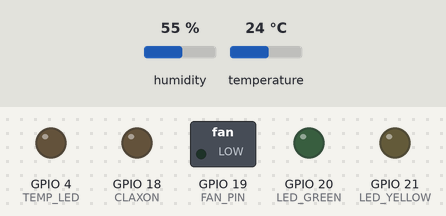
Simulated run of this program. Board: Raspberry Pi (BCM pin numbers). Parts: switched loads named in the program (green lamp = pin HIGH), output pins drawn as LEDs (lit = HIGH). The inputs (shaded band) are chosen by the test bench; at power-on: temperature 24 °C, humidity 55 %. Databases and web services accept everything at once and return nothing; threads take turns every 2 ms; what the program prints to the terminal is not drawn.

Above: at 1.2 s.
1.3 s: temperature set to 28 °C
At 7.3 s:
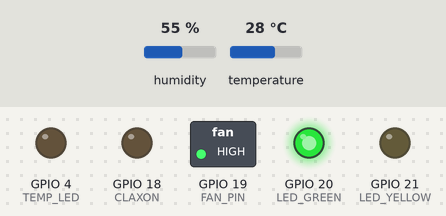
14.5 s: temperature set to 25.5 °C
18.0 s: temperature set to 24.6 °C
At 18.9 s:
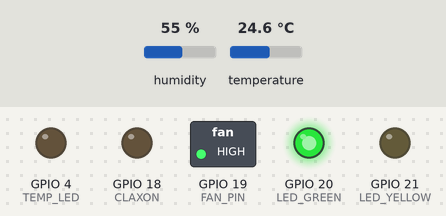
19.5 s: temperature set to 22.5 °C
23.2 s: temperature set to 21.4 °C
At 27.4 s:
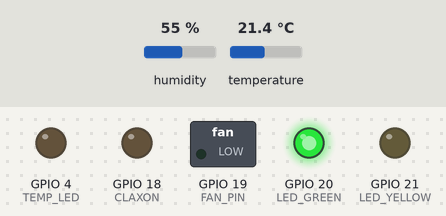
Timing chart, 0 to 28.5 s (numbered marks = the images above; inputs shaded):
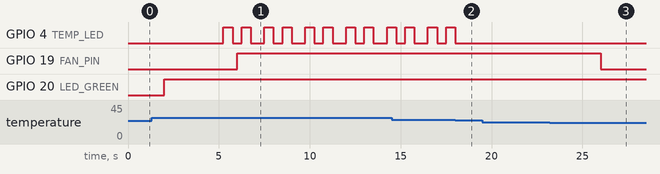

The program:

Raspberry_code.py
```python
# -------------------------------
# 센서 및 DB 연동 기반 IoT 제어 서버
# Raspberry Pi + Flask + MySQL
# -------------------------------

import threading  # 스레드 사용을 위한 모듈
import time        # 시간 제어를 위한 모듈
import RPi.GPIO as GPIO  # 라즈베리파이 GPIO 제어
import board       # 보드 핀 지정용
import adafruit_dht as DHT  # 온습도 센서 라이브러리
import pymysql     # MySQL 연동 모듈
from flask import Flask, jsonify, request  # Flask 웹서버 모듈

# 공유 데이터 변수: 온도, 습도
shared_data = {
    'temperature': None,
    'humidity': None
}

# 센서 동작 제어 변수
sensor_running = True
motion_running = True

# GPIO 핀 정의
TEMP_LED = 4  # 온도 경고 LED 핀
sensor = DHT.DHT22(board.D10)  # DHT22 온습도 센서 (GPIO 10)
FAN_PIN = 19  # 팬 출력 핀
LED_GREEN = 20  # 모션 없을 때 켜지는 LED
LED_YELLOW = 21  # 모션 감지시 켜지는 LED
PIR_SENSOR = 17  # 모션 감지 센서 입력 핀
CLAXON = 18  # 부저 출력 핀

# 부저 음계 설정
notes = {
    'do': 262, 'le':294, 'mi': 330, 'pa': 349,
    'sol': 392, 'ra': 440, 'si': 493, 'do2': 523, '-': 0
}

# 모션 감지 시 재생할 멜로디
MELODY = [330, 294, 262, 294, 330, 330, 330, 294, 294, 294, 330, 330, 330, 330, 294, 262, 294, 330, 330, 330, 294, 294, 294]
BEEP_DURATION = 0.3  # 각 음의 재생 시간 (초)

# DB 연결 리스트 (Railway 서버만 사용 중)
host_list = [
    {'host': 'shinkansen.proxy.rlwy.net', 'port': 39333, 'user': 'root',
     'password': 'PXLhoLXGwohEkyRTcmMUdQFGWexNCCtD', 'database': 'railway', 'charset': 'utf8'}
]

# GPIO 초기 설정
GPIO.setwarnings(False)  # 경고 메시지 비활성화
GPIO.setmode(GPIO.BCM)   # BCM 모드 설정 (핀 번호)
GPIO.setup(TEMP_LED, GPIO.OUT)  # 온도 LED 출력 설정
GPIO.setup(LED_GREEN, GPIO.OUT)  # 모션 LED GREEN
GPIO.setup(LED_YELLOW, GPIO.OUT) # 모션 LED YELLOW
GPIO.setup(PIR_SENSOR, GPIO.IN, pull_up_down=GPIO.PUD_DOWN)  # PIR 센서 입력
GPIO.setup(CLAXON, GPIO.OUT)  # 부저 출력
GPIO.setup(FAN_PIN, GPIO.OUT)  # 팬 출력
GPIO.output(FAN_PIN, GPIO.LOW)  # 팬 초기 OFF

# 부저 PWM 객체 생성
buzzer = GPIO.PWM(CLAXON, 100)

# -----------------------
# DHT22 온습도 측정 루프
# -----------------------
def dht22_loop():
    global sensor_running
    time.sleep(5)  # 초기 대기
    while True:
        if sensor_running:
            try:
                # 센서에서 온습도 값 읽기
                temp = sensor.temperature
                humidity = sensor.humidity
                # 공유 변수에 저장
                shared_data['temperature'] = temp
                shared_data['humidity'] = humidity

                # 온도 임계값 판단하여 LED 깜빡이기
                if temp < 0 or temp > 25:
                    GPIO.output(TEMP_LED, GPIO.HIGH)
                    time.sleep(0.5)
                    GPIO.output(TEMP_LED, GPIO.LOW)
                    time.sleep(0.5)
                else:
                    GPIO.output(TEMP_LED, GPIO.LOW)
                    time.sleep(1)
            except RuntimeError:
                time.sleep(3)  # 에러 시 잠시 대기
        else:
            time.sleep(1)  # 센서 비활성화 상태일 경우 대기

# -----------------------
# 온도 기준 팬 제어 루프
# -----------------------
def fan_loop():
    fan_on = False
    while True:
        temp = shared_data["temperature"]
        if temp is not None:
            if temp > 25.1 and not fan_on:
                GPIO.output(FAN_PIN, GPIO.HIGH)  # 팬 ON
                fan_on = True
            elif temp <= 22.0 and fan_on:
                GPIO.output(FAN_PIN, GPIO.LOW)  # 팬 OFF
                fan_on = False
        time.sleep(2)  # 2초마다 체크

# -----------------------
# 모션 감지 루프
# -----------------------
def motion_loop():
    global motion_running
    time.sleep(2)
    while True:
        if motion_running:
            motion_detected = GPIO.input(PIR_SENSOR)
            if motion_detected:
                # 모션 감지 시 LED 및 부저 동작
                GPIO.output(LED_YELLOW, GPIO.HIGH)
                GPIO.output(LED_GREEN, GPIO.LOW)
                buzzer.start(50)
                for note in MELODY:
                    buzzer.ChangeFrequency(note)
                    time.sleep(BEEP_DURATION)
                buzzer.stop()

                # 감지 로그 DB에 저장
                for host_info in host_list:
                    try:
                        conn = pymysql.connect(**host_info)
                        with conn.cursor() as cursor:
                            query = "INSERT INTO motion_data (TIME_LINE, MOTION) VALUES (CONVERT_TZ(NOW(), 'UTC', 'Asia/Seoul'), %s)"
                            cursor.execute(query, ('DETECTED',))
                            conn.commit()
                    except Exception as e:
                        print(f"[DB] Fail: {e}")
                    finally:
                        try:
                            cursor.close()
                            conn.close()
                        except:
                            pass
            else:
                # 모션 없을 경우
                GPIO.output(LED_GREEN, GPIO.HIGH)
                GPIO.output(LED_YELLOW, GPIO.LOW)
                buzzer.stop()
        else:
            # 모션 센서 비활성화 상태일 때
            GPIO.output(LED_GREEN, GPIO.LOW)
            GPIO.output(LED_YELLOW, GPIO.LOW)
            buzzer.stop()
            time.sleep(0.3)

        time.sleep(0.3)

# -----------------------
# 환경 데이터 DB 저장 루프
# -----------------------
def db_saving_loop():
    while True:
        temp = shared_data.get('temperature')
        humidity = shared_data.get('humidity')
        if temp is not None and humidity is not None:
            for host_info in host_list:
                try:
                    conn = pymysql.connect(**host_info)
                    with conn.cursor() as cursor:
                        query = f"INSERT INTO environment_data (TEMP, HUMIDITY, TIME_LINE) VALUES ({temp}, {humidity}, CONVERT_TZ(NOW(), 'UTC', 'Asia/Seoul'))"
                        cursor.execute(query)
                        conn.commit()
                except:
                    pass
                finally:
                    try:
                        cursor.close()
                        conn.close()
                    except:
                        pass
        time.sleep(30)  # 30초마다 저장

# -----------------------
# Flask 웹서버 API 정의
# -----------------------
app = Flask(__name__)

# 온습도 데이터 조회 API
@app.route('/sensor/environment', methods=['GET'])
def get_environment():
    return jsonify({
        'temperature': shared_data.get('temperature'),
        'humidity': shared_data.get('humidity')
    })

# 센서 On/Off 제어 API
@app.route('/sensor/toggle', methods=['POST'])
def toggle_sensor():
    global sensor_running, motion_running
    data = request.get_json()

    if 'sensor' in data:
        sensor_running = data['sensor']
    if 'motion' in data:
        motion_running = data['motion']

    return jsonify({
        "sensor_running": sensor_running,
        "motion_running": motion_running
    }), 200

# -----------------------
# 메인 실행 루틴
# -----------------------
if __name__ == "__main__":
    try:
        # 모든 기능을 쓰레드로 병렬 실행
        threads = [
            threading.Thread(target=dht22_loop, daemon=True),
            threading.Thread(target=motion_loop, daemon=True),
            threading.Thread(target=db_saving_loop, daemon=True),
            threading.Thread(target=fan_loop, daemon=True)
        ]

        for t in threads:
            t.start()  # 각 쓰레드 시작

        app.run(host='0.0.0.0', port=5000)  # Flask 서버 실행

    except KeyboardInterrupt:
        GPIO.cleanup()  # 강제 종료 시 GPIO 초기화
```

Measured:
- the behaviour switches between 22.1 and 22 °C on temperature (found by bisection; images 2 and 3)
- after the input at 1.3 s, GPIO 4 (TEMP_LED): LOW → HIGH after 4.0 s, then repeats every 2.3 s: LOW 0.50 s, HIGH 0.50 s, LOW 0.75 s, HIGH 0.50 s; GPIO 19 (FAN_PIN): LOW → HIGH after 4.7 s
- after the input at 18.0 s, GPIO 4 (TEMP_LED): goes on until 18.0 s, then stays LOW
- after the input at 19.5 s, every drawn part: stays the same
- after the input at 23.2 s, GPIO 19 (FAN_PIN): HIGH → LOW after 2.8 s
